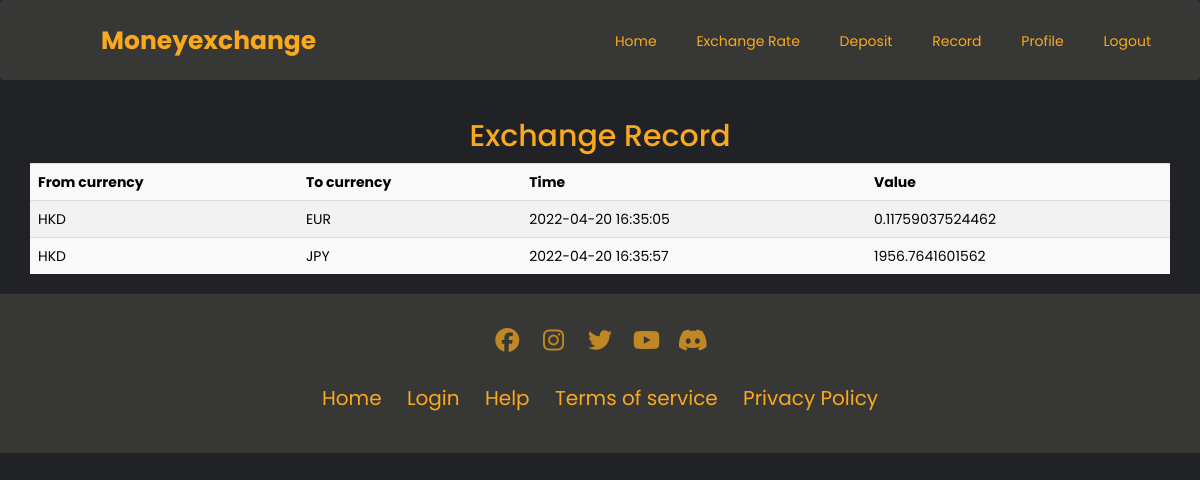
Page /record.php (signed in) on the committed database.
### tables this page shows
CREATE TABLE `record` (
  `rid` int(100) NOT NULL,
  `username` varchar(40) NOT NULL,
  `from_currency` varchar(20) NOT NULL,
  `to_currency` varchar(20) NOT NULL,
  `datetime` varchar(50) NOT NULL,
  `value` float(30,20) NOT NULL
);

### record.php (the view, shortened to what this page needs)
<?php
include_once 'header.php';
?>
<?php
$sql = "SELECT * FROM record WHERE username = ?";
if ($stmt = mysqli_prepare($link, $sql)) {
    mysqli_stmt_bind_param($stmt, "s", $_SESSION["username"]);
    if (mysqli_stmt_execute($stmt)) {
        $query = $stmt->get_result();
        $contect = "<th>From currency</th><th>To currency</th><th>Time</th><th>Value</th>";
        foreach ($query as $row) {
            $contect .= "<tr><td>" . $row['from_currency'] . "</td><td>" . $row['to_currency'] . "</td><td>" . $row['datetime'] . "</td><td>" . $row['value'] . "</td></tr>";
        }
    } else {
        echo "Please try again";
    }
} else {
    echo "Datebase error";
}
?>
<!DOCTYPE html>
<html lang="en">
<head>
    <link rel="stylesheet" href="https://maxcdn.bootstrapcdn.com/bootstrap/3.4.1/css/bootstrap.min.css">
</head>
<body style="background-color: rgb(32, 34, 37);">
    <div class="container" style="color: black;">
        <h2 style="text-align: center; color: #faa91f;">Exchange Record</h2>
        <table class="table table-striped">
            <?php echo $contect; ?>
        </table>
    </div>
</body>
</html>
<?php
include_once 'footer.php';
?>

### style.css (style rules this page uses)
* { padding: 0; margin: 0; text-decoration: none; list-style: none; box-sizing: border-box; font-family: "Poppins", "sans-serif"; }
body { background-color: rgb(32, 34, 37); }

### record.php (style rules this page uses)
tr:nth-child(even) { background-color: #f2f2f2; }
th { background-color: none; }

### rows in the picture
record: from_currency "HKD", to_currency "EUR", datetime "2022-04-20 16:35:05", value "0.11759037524462"
record: from_currency "HKD", to_currency "JPY", datetime "2022-04-20 16:35:57", value "1956.7641601562"
